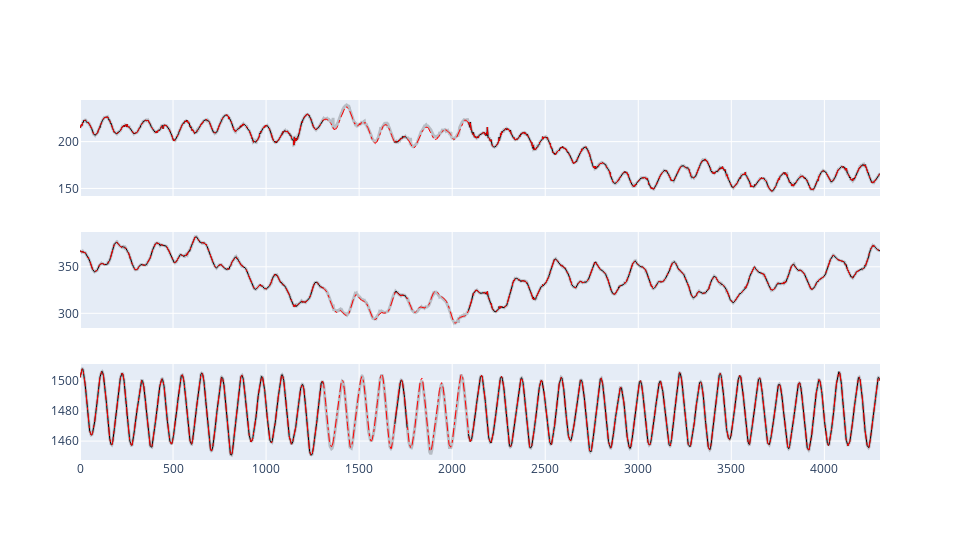

Here is the notebook cell this chart was saved with:
### Code cell
# Plot trajectories for a given marker
fig = make_subplots(rows=3, cols=1, shared_xaxes=True)

for ix in ix_markers_with_gaps[7:8]:
    # X coordinate
    fig.add_trace(go.Scatter(x=np.arange(data_full.shape[0]), y=data_full[:,ix*3], mode="lines", line=dict(color="rgba(0,0,0,0.2)", width=3)), row=1, col=1)
    fig.add_trace(go.Scatter(x=np.arange(data_gaps.shape[0]), y=data_gaps[:,ix*3], mode="lines", line=dict(color="rgba(0,0,0)", width=1)), row=1, col=1)
    fig.add_trace(go.Scatter(x=np.arange(data_filled.shape[0]), y=data_filled[:,ix*3], mode="lines", line=dict(color="rgba(255,0,0,1)", width=1, dash="dashdot")), row=1, col=1)

    # Y coordinate
    fig.add_trace(go.Scatter(x=np.arange(data_full.shape[0]), y=data_full[:,ix*3+1], mode="lines", line=dict(color="rgba(0,0,0,0.2)", width=3)), row=2, col=1)
    fig.add_trace(go.Scatter(x=np.arange(data_gaps.shape[0]), y=data_gaps[:,ix*3+1], mode="lines", line=dict(color="rgba(0,0,0)", width=1)), row=2, col=1)
    fig.add_trace(go.Scatter(x=np.arange(data_filled.shape[0]), y=data_filled[:,ix*3+1], mode="lines", line=dict(color="rgba(255,0,0,1)", width=1, dash="dashdot")), row=2, col=1)

    # Z coordinate
    fig.add_trace(go.Scatter(x=np.arange(data_full.shape[0]), y=data_full[:,ix*3+2], mode="lines", line=dict(color="rgba(0,0,0,0.2)", width=3)), row=3, col=1)
    fig.add_trace(go.Scatter(x=np.arange(data_gaps.shape[0]), y=data_gaps[:,ix*3+2], mode="lines", line=dict(color="rgba(0,0,0)", width=1)), row=3, col=1)
    fig.add_trace(go.Scatter(x=np.arange(data_filled.shape[0]), y=data_filled[:,ix*3+2], mode="lines", line=dict(color="rgba(255,0,0,1)", width=1, dash="dashdot")), row=3, col=1)
fig.update_layout(showlegend=False, width=960, height=540)
fig.show()

### Figure 1 — Plotly figure (JSON) as saved in the notebook; plotly's stock layout.template omitted (floating-point values rounded to 4 significant figures; data arrays with more than 128 entries replaced by an {"elided": "..."} marker saying what was removed)
{"data": [{"line": {"color": "rgba(0,0,0,0.2)", "width": 3}, "mode": "lines", "type": "scatter", "x": {"elided": "4300 int values"}, "xaxis": "x", "y": {"elided": "4300 float values"}, "yaxis": "y"}, {"line": {"color": "rgba(0,0,0)", "width": 1}, "mode": "lines", "type": "scatter", "x": {"elided": "4300 int values"}, "xaxis": "x", "y": {"elided": "4300 float values"}, "yaxis": "y"}, {"line": {"color": "rgba(255,0,0,1)", "dash": "dashdot", "width": 1}, "mode": "lines", "type": "scatter", "x": {"elided": "4300 int values"}, "xaxis": "x", "y": {"elided": "4300 float values"}, "yaxis": "y"}, {"line": {"color": "rgba(0,0,0,0.2)", "width": 3}, "mode": "lines", "type": "scatter", "x": {"elided": "4300 int values"}, "xaxis": "x2", "y": {"elided": "4300 float values"}, "yaxis": "y2"}, {"line": {"color": "rgba(0,0,0)", "width": 1}, "mode": "lines", "type": "scatter", "x": {"elided": "4300 int values"}, "xaxis": "x2", "y": {"elided": "4300 float values"}, "yaxis": "y2"}, {"line": {"color": "rgba(255,0,0,1)", "dash": "dashdot", "width": 1}, "mode": "lines", "type": "scatter", "x": {"elided": "4300 int values"}, "xaxis": "x2", "y": {"elided": "4300 float values"}, "yaxis": "y2"}, {"line": {"color": "rgba(0,0,0,0.2)", "width": 3}, "mode": "lines", "type": "scatter", "x": {"elided": "4300 int values"}, "xaxis": "x3", "y": {"elided": "4300 float values"}, "yaxis": "y3"}, {"line": {"color": "rgba(0,0,0)", "width": 1}, "mode": "lines", "type": "scatter", "x": {"elided": "4300 int values"}, "xaxis": "x3", "y": {"elided": "4300 float values"}, "yaxis": "y3"}, {"line": {"color": "rgba(255,0,0,1)", "dash": "dashdot", "width": 1}, "mode": "lines", "type": "scatter", "x": {"elided": "4300 int values"}, "xaxis": "x3", "y": {"elided": "4300 float values"}, "yaxis": "y3"}], "layout": {"height": 540, "showlegend": false, "width": 960, "xaxis": {"anchor": "y", "domain": [0, 1], "matches": "x3", "showticklabels": false}, "xaxis2": {"anchor": "y2", "domain": [0, 1], "matches": "x3", "showticklabels": false}, "xaxis3": {"anchor": "y3", "domain": [0, 1]}, "yaxis": {"anchor": "x", "domain": [0.7333, 1]}, "yaxis2": {"anchor": "x2", "domain": [0.3667, 0.6333]}, "yaxis3": {"anchor": "x3", "domain": [0, 0.2667]}}}
